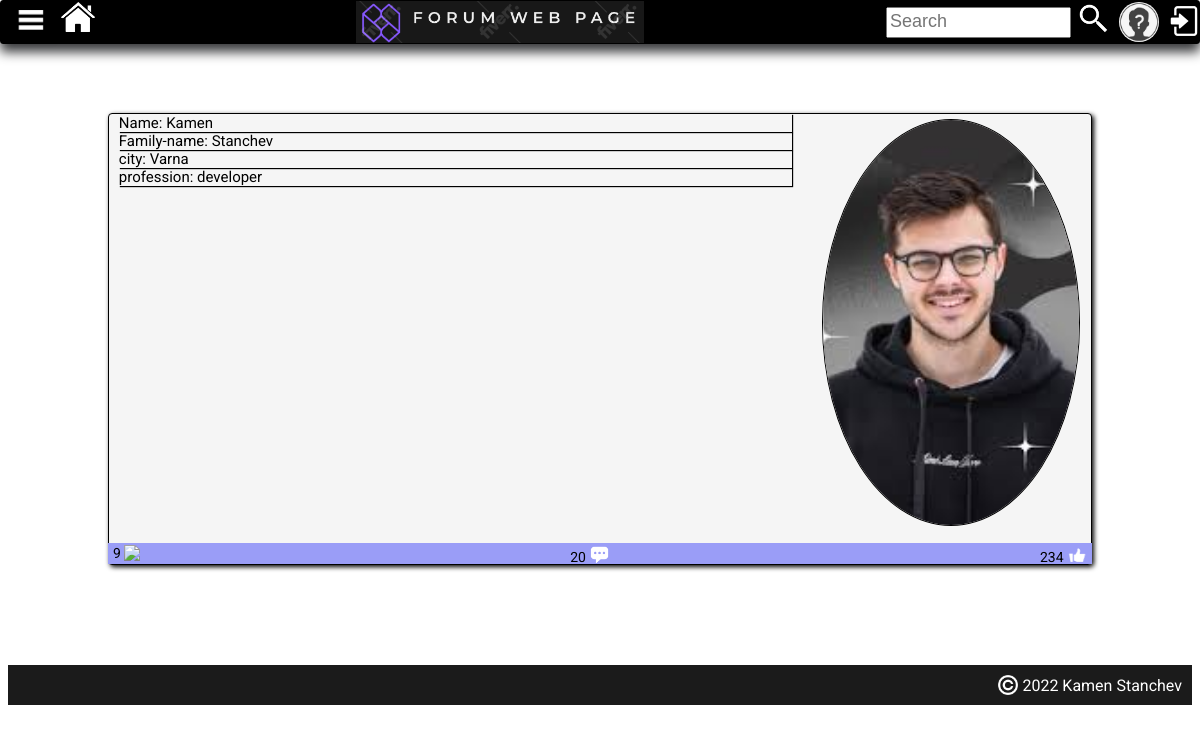
/profile-details/6/, run on an earlier commit of the app's database.
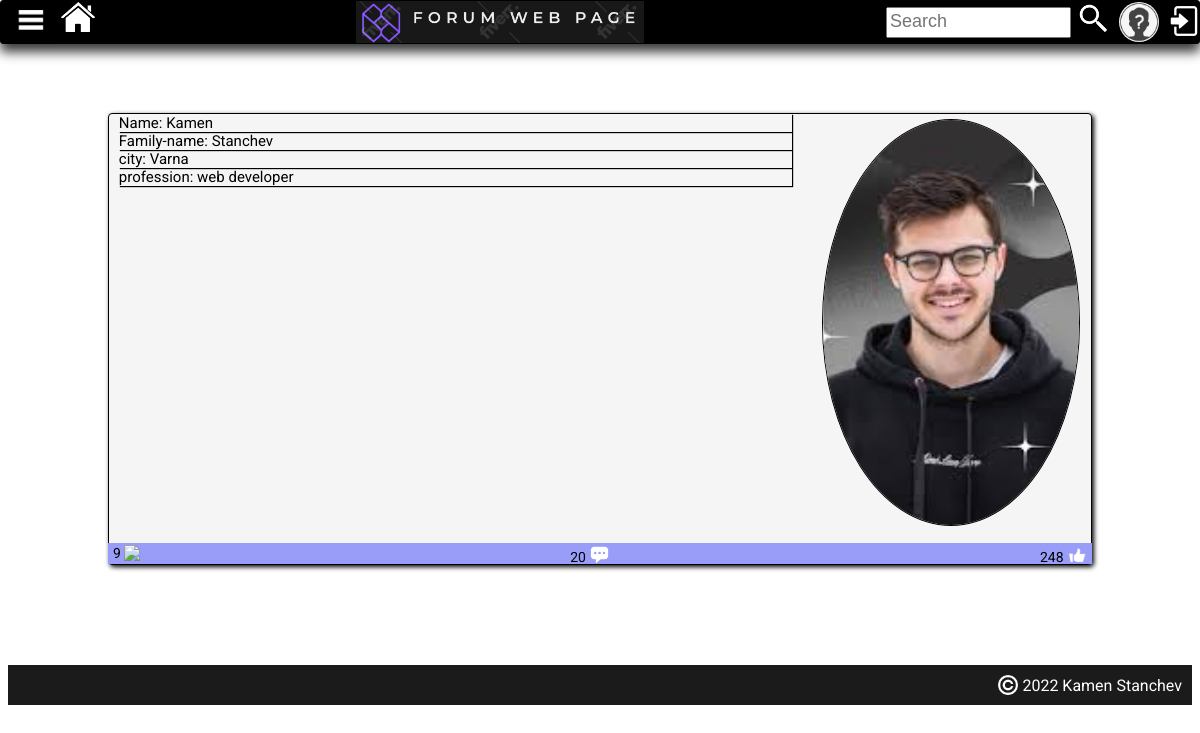
And on a later commit of the database.
### forum_project/main_app/models.py (models this page shows, shortened)
class Profile(models.Model):
    user = models.OneToOneField(User, on_delete=models.CASCADE)
    first_name = models.CharField(max_length=30, null=True, blank=True)
    last_name = models.CharField(max_length=30, null=True, blank=True)
    city = models.CharField(max_length=30)
    profession = models.CharField(max_length=30)
    profile_img = models.ImageField(upload_to='images/', default='images/add_profile_image.jpg')
    @property
    def received_likes(self):
        post_articles = self.user.postarticle_set.all()
        post_comments = self.user.articlecomment_set.all()
        result = calculate_likes(post_articles) + calculate_likes(post_comments)
        return result
    @property
    def all_post_articles(self):
        post_articles = self.user.postarticle_set.all()
        result = len(post_articles)
        return result
    @property
    def all_comments(self):
        post_comments = self.user.articlecomment_set.all()
        result = len(post_comments)
        return result

class PostArticle(models.Model):
    title = models.CharField(max_length=30, unique=True)
    content = models.TextField()
    likes = models.IntegerField(default=0)
    date_created = models.DateTimeField(auto_now_add=True)
    topic = models.CharField(max_length=30, choices=topics_choices(), default='NO TOPIC')
    user = models.ForeignKey(User, on_delete=models.CASCADE)
    users_which_liked_article = models.ManyToManyField(
        User,
        related_name='user_lied_article',
        blank=True,
    )

class ArticleComment(models.Model):
    user = models.ForeignKey(User, on_delete=models.CASCADE)
    post_article = models.ForeignKey(PostArticle, on_delete=models.CASCADE)
    content = models.TextField(max_length=300)
    data_created = models.DateTimeField(auto_now_add=True)
    likes = models.IntegerField(default=0)
    users_which_liked_comment = models.ManyToManyField(
        User,
        related_name='user_lied_comment',
        blank=True,
    )

### forum_project/main_app/views.py (the view)
# urls.py: path('profile-details/<int:pk>/', views.ProfileDetails.as_view(), name='profile-details'),
class ProfileDetails(DetailView):
    model = Profile
    template_name = 'profile-details.html'
    context_object_name = 'profile'

### forum_project/main_app/models.py (called while the page is built)
def calculate_likes(list_of_objects):
    likes = 0
    for obj in list_of_objects:
        likes += obj.likes
    return likes

### forum_project/main_app/templates/profile-details.html (shortened to what this page needs)
{% extends 'base.html' %}
{% load static %}
{% block page_content %}
     <div class="profile-container">
                    <div class="profile-details">
                        <div class="profile-data">
                            <div class="profile-data-element">
                                Name: {{ profile.first_name }}
                            </div>
                            <div class="profile-data-element">
                                Family-name: {{ profile.last_name }}
                            </div>
                            <div class="profile-data-element">
                                city: {{ profile.city }}
                            </div>
                            <div class="profile-data-element">
                                profession: {{ profile.profession }}
                            </div>
                        </div>
                        <div class="profile-img-container">
                            <img class="profile-img" src="{{ profile.profile_img.url }}">
                        </div>
                    </div>
                    <div class="profile-statistic">
                        <span class="statistic-details">
                            {{ profile.all_post_articles}}
                            <img class="statistic-icon" src="{% static 'icons/topic.jpg'%}">
                        </span>
                        <span class="statistic-details">
                            {{ profile.all_comments }}
                            <img class="statistic-icon" src="{% static 'icons/comment.png'%}">
                        </span>
                        <span class="statistic-details">
                            {{ profile.received_likes }}
                            <img class="statistic-icon" src="{% static 'icons/white-like-.png'%}">
                        </span>
                    </div>
     </div>
{% endblock page_content%}

What changed in the data, as far as the page shows it:
changed Profile "Kamen": profession "developer" → "web developer"; received_likes "234" → "248"
